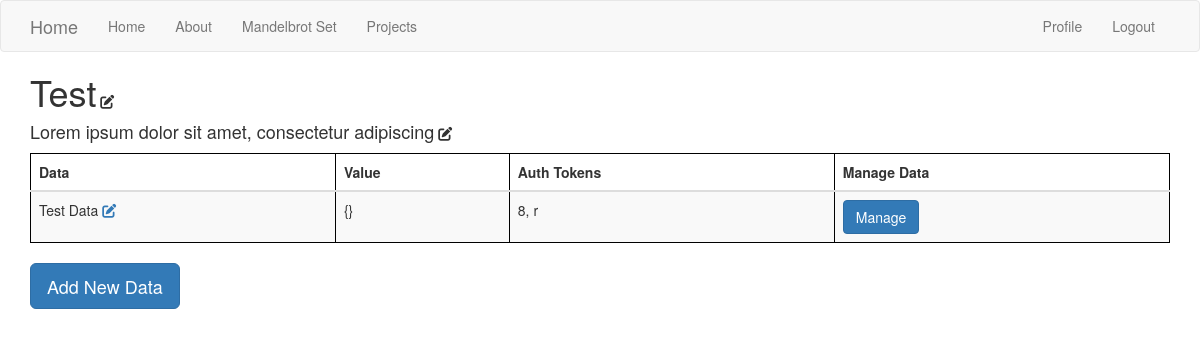
The app's page /projects/2 (signed in) with its own data.
### webServer/dataManagment/models.py (models this page shows, shortened)
class Project(db.Model):
    id = db.Column(db.Integer, primary_key=True)
    name = db.Column(db.String(100))
    description = db.Column(db.String(1000))
    pythonData = db.relationship('PythonData', back_populates="project")
    ownerId = db.Column(db.Integer, db.ForeignKey('user.id'))
    owner = db.relationship('User', back_populates="projects")

class PythonDataAuthTokens(db.Model):
    id = db.Column(db.Integer, primary_key=True)
    authToken = db.Column(db.String(), default=uuidGen())
    tokenType = db.Column(db.String(10))
    pythonDataId = db.Column(db.Integer, db.ForeignKey('python_data.id'))
    pythonData = db.relationship('PythonData', back_populates='authTokens')

### webServer/pythonInterface/models.py (models this page shows)
class PythonData(db.Model):
    id = db.Column(db.Integer, primary_key=True)
    name = db.Column(db.String(20))
    dataJson = db.Column(db.String(10000))
    authTokens = db.relationship(
        'PythonDataAuthTokens',
        back_populates='pythonData')
    projectId = db.Column(db.Integer, db.ForeignKey('project.id'))
    project = db.relationship('Project', back_populates="pythonData")

### webServer/webManagement/manageData.py (the view)
@mangData.route('/projects/<int:project_id>', methods=['GET', 'POST'])
def project(project_id):
    project = Project.query.filter_by(id=project_id).first()
    if project.owner != current_user:
        flash('You do not have permission to view this project', 'danger')
        return redirect(url_for('manageData.projects'))
    form = ProjectForm(request.form)
    if request.method == 'POST' and form.validate():
        project.name = form.name.data
        project.description = form.description.data
        db.session.commit()
        flash('Project updated', 'success')
        return redirect(url_for('manageData.project', project_id=project_id))
    form.name.data = project.name
    form.description.data = project.description
    return render_template(
        'manageDataProject.html',
        form=form,
        project=project)

### webServer/models.py (called while the page is built)
    @property
    def is_authenticated(self):
        return True

    @property
    def is_admin(self):
        return self.admin

    def get_id(self):
        return self.id

### webServer/webManagement/templates/manageDataProject.html (shortened to what this page needs)
{% extends 'layout.html' %}
{% block body %}
<h1 style="display:inline" id="Name">{{ project.name }}</h1> <i style="display:inline" id="toggleButton1" class='fas fa-edit' onclick="toggleForm()"></i>
<h4 style="display:inline" id="dataJson">{{ project.description }}</h4> <i id="toggleButton2" class='fas fa-edit' onclick="toggleForm()"></i>
  {% from "includes/_formhelpers.html" import render_field2 %}
    <table id="pythonData" class="table table-striped">
        <thead>
          <tr>
            <th>Data</th>
            <th>Value</th>
            <th>Auth Tokens</th>
            <th>Manage Data</th>
          </tr>
        </thead>
        <tbody>
          {% for data in project.pythonData %}
            <tr>
              <td>{{ data.name }}    <a href="/data/{{data.id}}/edit" >  <i class='fas fa-edit'></i></a></td>
              <td>{{ data.dataJson }}</td>
              <td>
                  {% for token in data.authTokens %}
                    {{token.id}}, {{token.tokenType}}<p></p>
                  {% endfor %}
              </td>
              <td>
                <a class="btn btn-primary btn" href="/data/{{data.id}}" role="button" id="aparatura">Manage</a>
              </td>
            </tr>
          {% endfor %}
        </tbody>
      </table>
      <a class="btn btn-primary btn-lg" href="{{ url_for('manageData.createData', project_id=project.id) }}" role="button" id="aparatura">Add New Data</a>
{% endblock %}

### webServer/templates/layout.html (style rules this page uses)
table { float: left; width: 70%; padding: 20px; }
table, th, td { border: 1px solid black; border-collapse: collapse; }
th, td { padding: 15px; text-align: left; }

### records on screen
Project: name "Test", description "Lorem ipsum dolor sit amet, consectetur adipiscing"
PythonData: name "Test Data", dataJson "{}"
PythonDataAuthTokens: id "8", tokenType "r"
